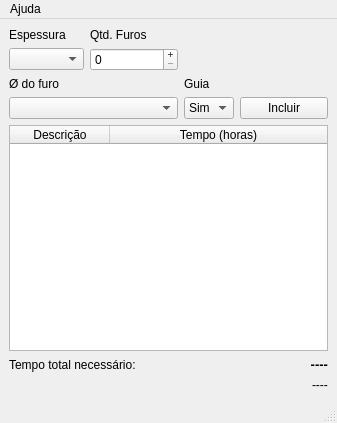
<?xml version="1.0" encoding="UTF-8"?>
<ui version="4.0">
 <class>MainWindow_caltefe</class>
 <widget class="QMainWindow" name="MainWindow_caltefe">
  <property name="geometry">
   <rect>
    <x>0</x>
    <y>0</y>
    <width>337</width>
    <height>423</height>
   </rect>
  </property>
  <property name="minimumSize">
   <size>
    <width>310</width>
    <height>340</height>
   </size>
  </property>
  <property name="maximumSize">
   <size>
    <width>583</width>
    <height>99999</height>
   </size>
  </property>
  <property name="windowTitle">
   <string>MainWindow_caltefe</string>
  </property>
  <widget class="QWidget" name="centralwidget">
   <layout class="QGridLayout" name="gridLayout">
    <item row="6" column="2" colspan="3">
     <widget class="QLabel" name="label_5">
      <property name="text">
       <string>Tempo total necessário: </string>
      </property>
     </widget>
    </item>
    <item row="3" column="2" colspan="2">
     <widget class="QComboBox" name="comboBox_diamFuro">
      <property name="minimumSize">
       <size>
        <width>150</width>
        <height>0</height>
       </size>
      </property>
     </widget>
    </item>
    <item row="3" column="4">
     <widget class="QComboBox" name="comboBox_guia">
      <property name="minimumSize">
       <size>
        <width>50</width>
        <height>0</height>
       </size>
      </property>
      <property name="maximumSize">
       <size>
        <width>50</width>
        <height>16777215</height>
       </size>
      </property>
      <item>
       <property name="text">
        <string>Sim</string>
       </property>
      </item>
      <item>
       <property name="text">
        <string>Não</string>
       </property>
      </item>
     </widget>
    </item>
    <item row="0" column="3">
     <widget class="QLabel" name="label_4">
      <property name="text">
       <string>Qtd. Furos</string>
      </property>
     </widget>
    </item>
    <item row="2" column="4">
     <widget class="QLabel" name="label_2">
      <property name="text">
       <string>Guia</string>
      </property>
     </widget>
    </item>
    <item row="1" column="2">
     <widget class="QComboBox" name="comboBox_espessura">
      <property name="maximumSize">
       <size>
        <width>75</width>
        <height>16777215</height>
       </size>
      </property>
      <property name="statusTip">
       <string>Espessura dos espelhos juntos</string>
      </property>
     </widget>
    </item>
    <item row="0" column="2">
     <widget class="QLabel" name="label_3">
      <property name="text">
       <string>Espessura</string>
      </property>
     </widget>
    </item>
    <item row="7" column="5" alignment="Qt::AlignRight">
     <widget class="QLabel" name="label_tempoTotalDias">
      <property name="text">
       <string>----</string>
      </property>
     </widget>
    </item>
    <item row="5" column="2" colspan="4">
     <widget class="QTableWidget" name="tableWidget_duration">
      <property name="editTriggers">
       <set>QAbstractItemView::NoEditTriggers</set>
      </property>
      <property name="showDropIndicator" stdset="0">
       <bool>false</bool>
      </property>
      <property name="alternatingRowColors">
       <bool>true</bool>
      </property>
      <property name="selectionMode">
       <enum>QAbstractItemView::SingleSelection</enum>
      </property>
      <property name="selectionBehavior">
       <enum>QAbstractItemView::SelectRows</enum>
      </property>
      <property name="gridStyle">
       <enum>Qt::DotLine</enum>
      </property>
      <attribute name="horizontalHeaderStretchLastSection">
       <bool>true</bool>
      </attribute>
      <attribute name="verticalHeaderVisible">
       <bool>false</bool>
      </attribute>
      <column>
       <property name="text">
        <string>Descrição</string>
       </property>
      </column>
      <column>
       <property name="text">
        <string>Tempo (horas)</string>
       </property>
      </column>
     </widget>
    </item>
    <item row="2" column="2">
     <widget class="QLabel" name="label">
      <property name="text">
       <string>Ø do furo</string>
      </property>
     </widget>
    </item>
    <item row="6" column="5">
     <widget class="QLabel" name="label_tempoTotal">
      <property name="font">
       <font>
        <pointsize>10</pointsize>
        <bold>true</bold>
       </font>
      </property>
      <property name="text">
       <string>----</string>
      </property>
      <property name="alignment">
       <set>Qt::AlignRight|Qt::AlignTrailing|Qt::AlignVCenter</set>
      </property>
     </widget>
    </item>
    <item row="3" column="5">
     <widget class="QPushButton" name="pushButton_incluir">
      <property name="text">
       <string>Incluir</string>
      </property>
     </widget>
    </item>
    <item row="1" column="3">
     <widget class="QSpinBox" name="spinBox_qtdFuros">
      <property name="buttonSymbols">
       <enum>QAbstractSpinBox::PlusMinus</enum>
      </property>
      <property name="minimum">
       <number>0</number>
      </property>
      <property name="maximum">
       <number>999999</number>
      </property>
      <property name="singleStep">
       <number>1</number>
      </property>
      <property name="value">
       <number>0</number>
      </property>
     </widget>
    </item>
   </layout>
  </widget>
  <widget class="QMenuBar" name="menubar">
   <property name="geometry">
    <rect>
     <x>0</x>
     <y>0</y>
     <width>337</width>
     <height>21</height>
    </rect>
   </property>
   <widget class="QMenu" name="menuAjuda">
    <property name="title">
     <string>Ajuda</string>
    </property>
    <addaction name="actionAbout"/>
    <addaction name="actionAtualizar_par_metros"/>
   </widget>
   <addaction name="menuAjuda"/>
  </widget>
  <widget class="QStatusBar" name="statusbar"/>
  <action name="actionSobre">
   <property name="text">
    <string>Sobre</string>
   </property>
  </action>
  <action name="actionAtualiza_o">
   <property name="text">
    <string>Atualização</string>
   </property>
  </action>
  <action name="actionAbout">
   <property name="text">
    <string>Sobre</string>
   </property>
  </action>
  <action name="actionAtualizar_par_metros">
   <property name="text">
    <string>Atualizar parâmetros</string>
   </property>
  </action>
 </widget>
 <resources/>
 <connections/>
</ui>
